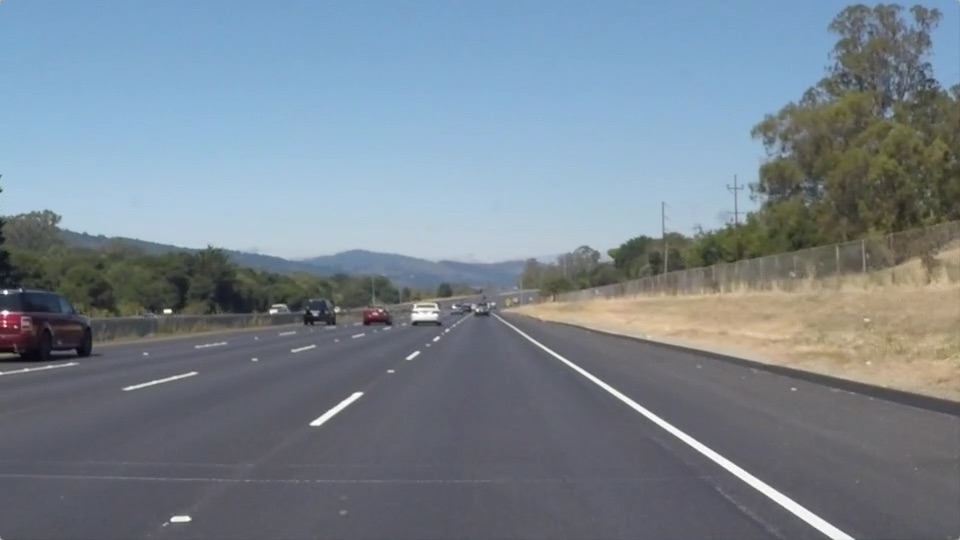
#> input picture solidWhiteRight.jpg, 960 x 540 px
$ python 222.py
#> lines starting #> are read from the running program, lines starting #| are printed output that depends on the picture; after the words box and inside, x2 and y2 are one past the last pixel; in counts of white or black regions, pixels touching at a corner belong together
import math
import numpy as np
import matplotlib.pyplot as plt
import matplotlib.image as mpimg
import cv2

def grayscale(img):
    """Applies the Grayscale transform
    This will return an image with only one color channel
    but NOTE: to see the returned image as grayscale
    (assuming your grayscaled image is called 'gray')
    you should call plt.imshow(gray, cmap='gray')"""
    return cv2.cvtColor(img, cv2.COLOR_RGB2GRAY)
    # Or use BGR2GRAY if you read an image with cv2.imread()
    # return cv2.cvtColor(img, cv2.COLOR_BGR2GRAY)

def canny(img, low_threshold, high_threshold):
    """Applies the Canny transform"""
    return cv2.Canny(img, low_threshold, high_threshold)

def gaussian_blur(img, kernel_size):
    """Applies a Gaussian Noise kernel"""
    return cv2.GaussianBlur(img, (kernel_size, kernel_size), 0)

def region_of_interest(img, vertices):
    """
    Applies an image mask.

    Only keeps the region of the image defined by the polygon
    formed from `vertices`. The rest of the image is set to black.
    `vertices` should be a numpy array of integer points.
    """
    #defining a blank mask to start with
    mask = np.zeros_like(img)

    #defining a 3 channel or 1 channel color to fill the mask with depending on the input image
    if len(img.shape) > 2:
        channel_count = img.shape[2]  # i.e. 3 or 4 depending on your image
        ignore_mask_color = (255,) * channel_count
    else:
        ignore_mask_color = 255

    #filling pixels inside the polygon defined by "vertices" with the fill color
    cv2.fillPoly(mask, vertices, ignore_mask_color)

    #returning the image only where mask pixels are nonzero
    masked_image = cv2.bitwise_and(img, mask)
    return masked_image


def iu(img,x,y,color,thickness):
    """
    if len(x) ==0:
        return
    k = np.polyfit(x,y,1)
    m = k[0]
    b = k[1]

    Y1 = img.shape[0]
    Y2 = 320

    X1 = int((Y1-b)/m)
    X2 = int((Y2-b)/m)
    cv2.line(img,(X1,Y1),(X2,Y2),color,thickness)
    """
    if len(x) == 0:
        return

    lineParameters = np.polyfit(x, y, 1)

    m = lineParameters[0]
    b = lineParameters[1]

    maxY = img.shape[0]
    maxX = img.shape[1]
    y1 = maxY
    x1 = int((y1 - b)/m)
    y2 = int((maxY/2)) + 60
    x2 = int((y2 - b)/m)
    cv2.line(img, (x1, y1), (x2, y2), color, thickness)

def draw_lines(img, lines, color=[255, 0, 0], thickness=2):
    """
    NOTE: this is the function you might want to use as a starting point once you want to
    average/extrapolate the line segments you detect to map out the full
    extent of the lane (going from the result shown in raw-lines-example.mp4
    to that shown in P1_example.mp4).

    Think about things like separating line segments by their
    slope ((y2-y1)/(x2-x1)) to decide which segments are part of the left
    line vs. the right line.  Then, you can average the position of each of
    the lines and extrapolate to the top and bottom of the lane.

    This function draws `lines` with `color` and `thickness`.
    Lines are drawn on the image inplace (mutates the image).
    If you want to make the lines semi-transparent, think about combining
    this function with the weighted_img() function below
    """
    Rx = []
    Ry = []
    Lx = []
    Ly = []

    for line in lines:
        for x1,y1,x2,y2 in line:
            #cv2.line(img, (x1, y1), (x2, y2), color, thickness)
            m = ((y1 - y2)/(x1 - x2))
            if m<0:
                Lx.append(x1)
                Ly.append(y1)
                Lx.append(x2)
                Ly.append(y2)
            else:
                Rx.append(x1)
                Ry.append(y1)
                Rx.append(x2)
                Ry.append(y2)

    iu(img,Lx,Ly,(255,255,255),20)
    iu(img,Rx,Ry,(0,255,0),20)

def hough_lines(img, rho, theta, threshold, min_line_len, max_line_gap):
    """
    `img` should be the output of a Canny transform.

    Returns an image with hough lines drawn.
    """
    lines = cv2.HoughLinesP(img, rho, theta, threshold, np.array([]), minLineLength=min_line_len, maxLineGap=max_line_gap)
    line_img = np.zeros((img.shape[0], img.shape[1], 3), dtype=np.uint8)
    draw_lines(line_img, lines)
    return line_img

# Python 3 has support for cool math symbols.

def weighted_img(img, initial_img, α=0.8, β=1., γ=0.):
    """
    `img` is the output of the hough_lines(), An image with lines drawn on it.
    Should be a blank image (all black) with lines drawn on it.

    `initial_img` should be the image before any processing.

    The result image is computed as follows:

    initial_img * α + img * β + γ
    NOTE: initial_img and img must be the same shape!
    """
    return cv2.addWeighted(initial_img, α, img, β, γ)


image = mpimg.imread('solidWhiteRight.jpg')
#> image is the input picture: shape (540, 960, 3); mean R, G, B 120.3, 132.6, 143.7
gray = grayscale(image)
#> in grayscale, `return cv2.cvtColor(img, cv2.COLOR_RGB2GRAY)`:
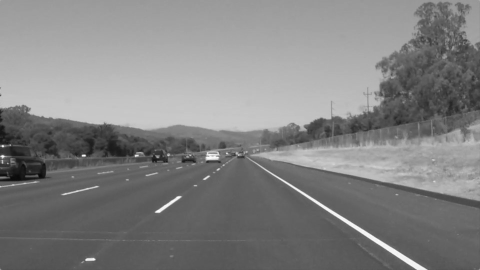
#> returned value: shape (540, 960) (shown at 1/2 size); min 8, max 255, mean 130.1
blur_gray = gaussian_blur(gray, 5)
edges = canny(blur_gray, 50, 120)
#> in canny, `return cv2.Canny(img, low_threshold, high_threshold)`:
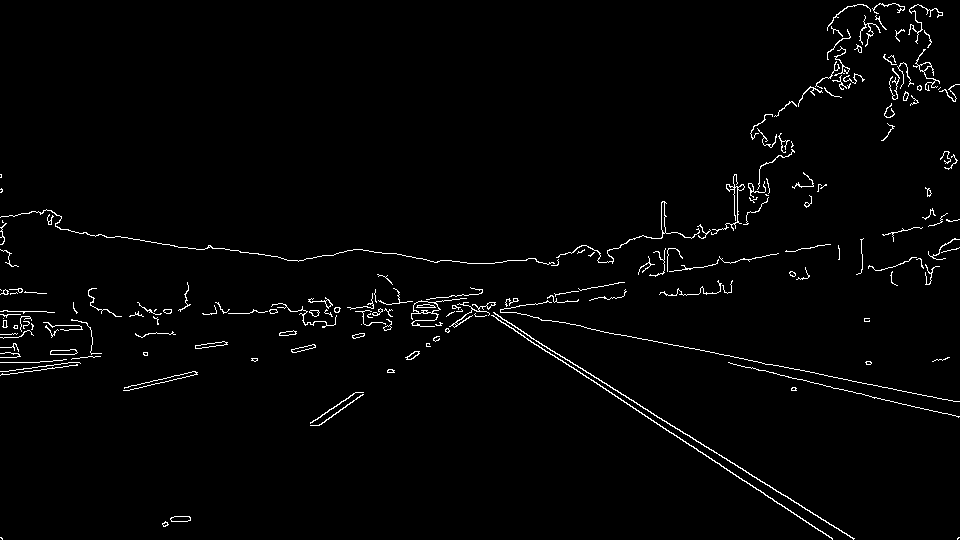
#> returned value: shape (540, 960); 1.9% white in thin lines or dots
im = image.shape
#vertices = np.array([[(0,im[0]), (400,320), (150,320), (im[1], im[0])]], dtype=np.int32)
vertices = np.array([[(130,im[0]),(im[1]/2, (im[0]/2) + 10), (870, im[0])]], dtype=np.int32)
#vertices = np.array([[(0,im[0]),(450, 320), (500, 320),(im[1], im[0])]], dtype=np.int32)
masked_edges = region_of_interest(edges, vertices)
#> in region_of_interest, `cv2.fillPoly(mask, vertices, ignore_mask_color)`:
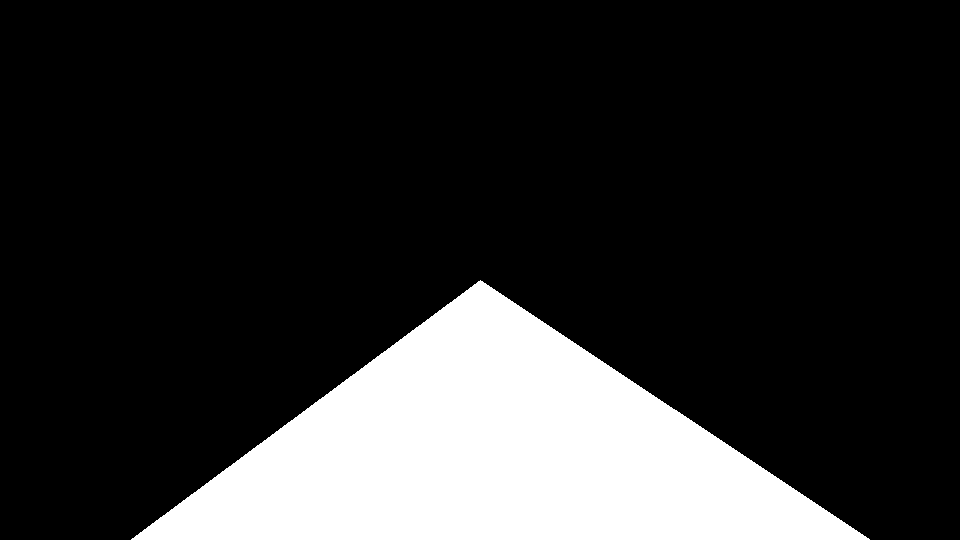
#> mask: shape (540, 960); 18.6% white; 1 white region, box (x1, y1, x2, y2) and area: (131, 280, 870, 540) 96310
#> in region_of_interest, `masked_image = cv2.bitwise_and(img, mask)`:
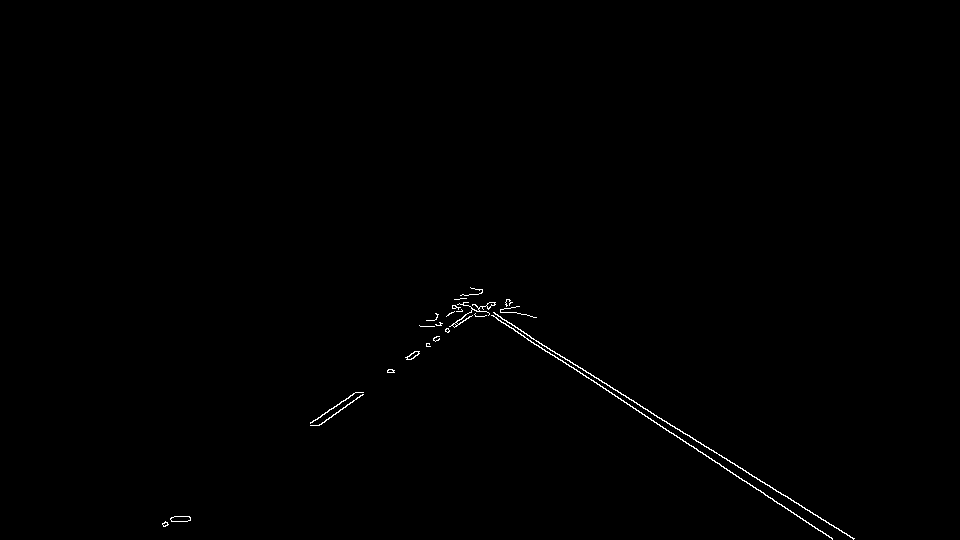
#> masked_image: shape (540, 960); 0.37% white in thin lines or dots, all inside (x1, y1, x2, y2) = (162, 287, 855, 540)
lines = hough_lines(masked_edges, 1, np.pi/180, 90, 15, 18)
#> in hough_lines, `lines = cv2.HoughLinesP(img, rho, theta, threshold, np.array([]), minL..`: lines = [[462, 294, 854, 538], [460, 295, 763, 492], [524, 333, 853, 539], [642, 414, 832, 538], [387, 370, 414, 351], [387, 371, 490, 302]]
#> the loop in draw_lines, `for line in lines:` made 6 passes
#> after the loop in draw_lines, `for line in lines:`: Lx = [387, 414, 387, 490]; Ly = [370, 351, 371, 302]; Rx = [462, 854, 460, 763, 524, 853, 642, 832]; Ry = [294, 538, 295, 492, 333, 539, 414, 538]
#> in iu, `lineParameters = np.polyfit(x, y, 1)`: lineParameters = [-0.664, 627]
#> in iu, `m = lineParameters[0]`: m = -0.664
#> in iu, `b = lineParameters[1]`: b = 627
#> in iu, `x1 = int((y1 - b)/m)`: x1 = 131
#> in iu, `x2 = int((y2 - b)/m)`: x2 = 447
#> in iu, `cv2.line(img, (x1, y1), (x2, y2), color, thickness)`:
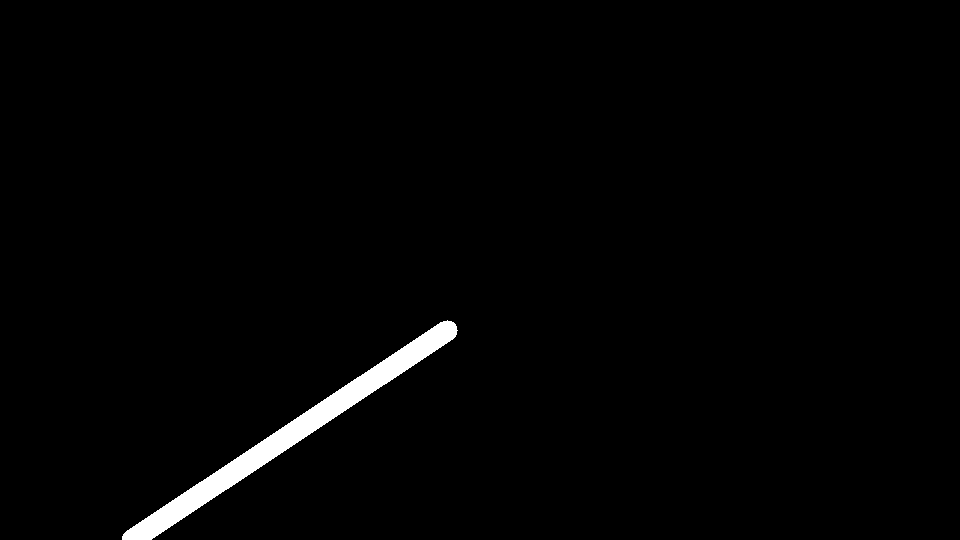
#> img: shape (540, 960, 3); 1.6% white; 1 white region, box (x1, y1, x2, y2) and area: (122, 320, 458, 540) 8101
#> call 2 of iu, with color = (0, 255, 0), thickness = 20
#> in iu (call 2), `lineParameters = np.polyfit(x, y, 1)`: lineParameters = [0.635, 2.68]
#> in iu (call 2), `m = lineParameters[0]`: m = 0.635
#> in iu (call 2), `b = lineParameters[1]`: b = 2.68
#> in iu (call 2), `x1 = int((y1 - b)/m)`: x1 = 846
#> in iu (call 2), `x2 = int((y2 - b)/m)`: x2 = 515
#> in iu (call 2), `cv2.line(img, (x1, y1), (x2, y2), color, thickness)`:
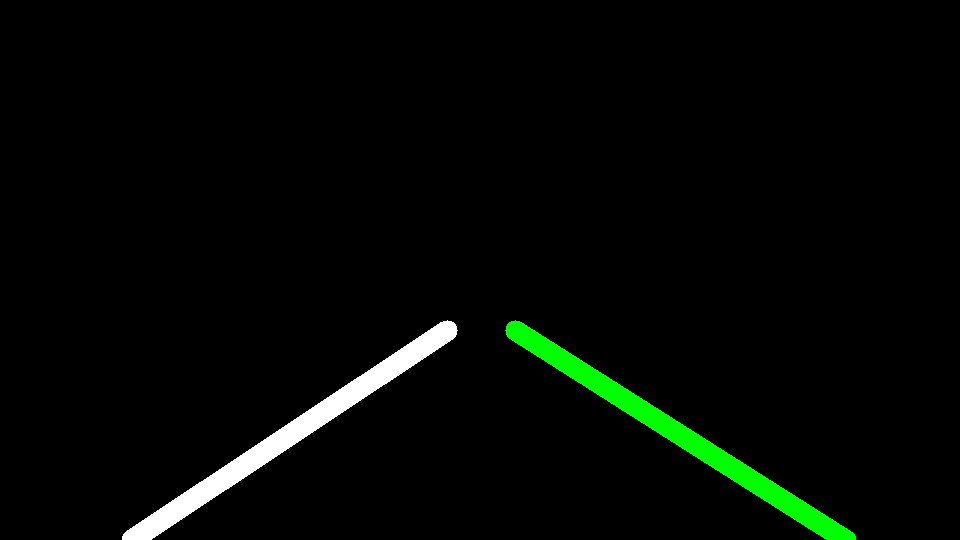
#> img: shape (540, 960, 3); 1.57% of pixels changed, all inside (x1, y1, x2, y2) = (505, 320, 856, 540); drawn as B, G, R
lines_edges = weighted_img(lines, image)
#> in weighted_img, `return cv2.addWeighted(initial_img, α, img, β, γ)`:
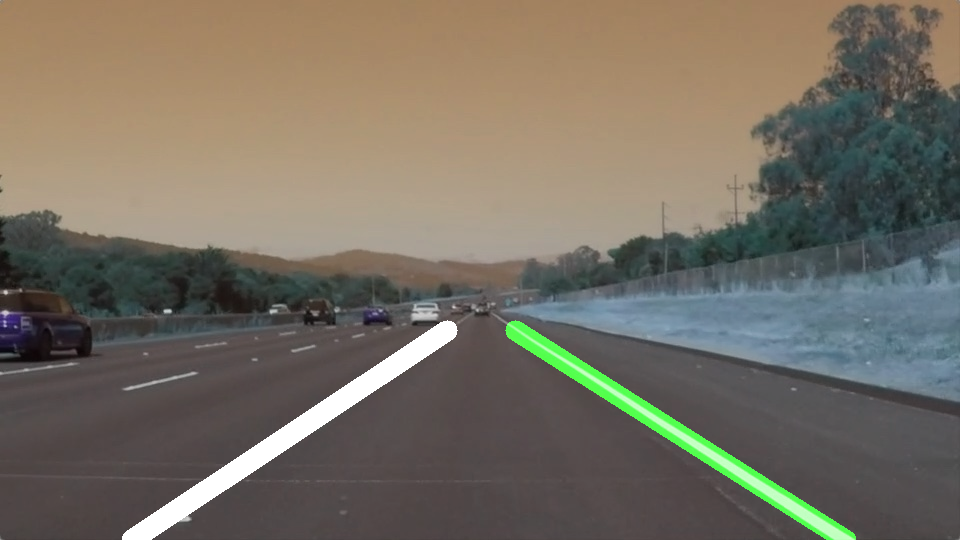
#> returned value: shape (540, 960, 3); mean of channels 0, 1, 2 98.9, 110.9, 117.5; drawn as B, G, R
plt.imshow(lines_edges)
plt.show()

$ run again, with bridge_shadow.jpg copied over solidWhiteRight.jpg
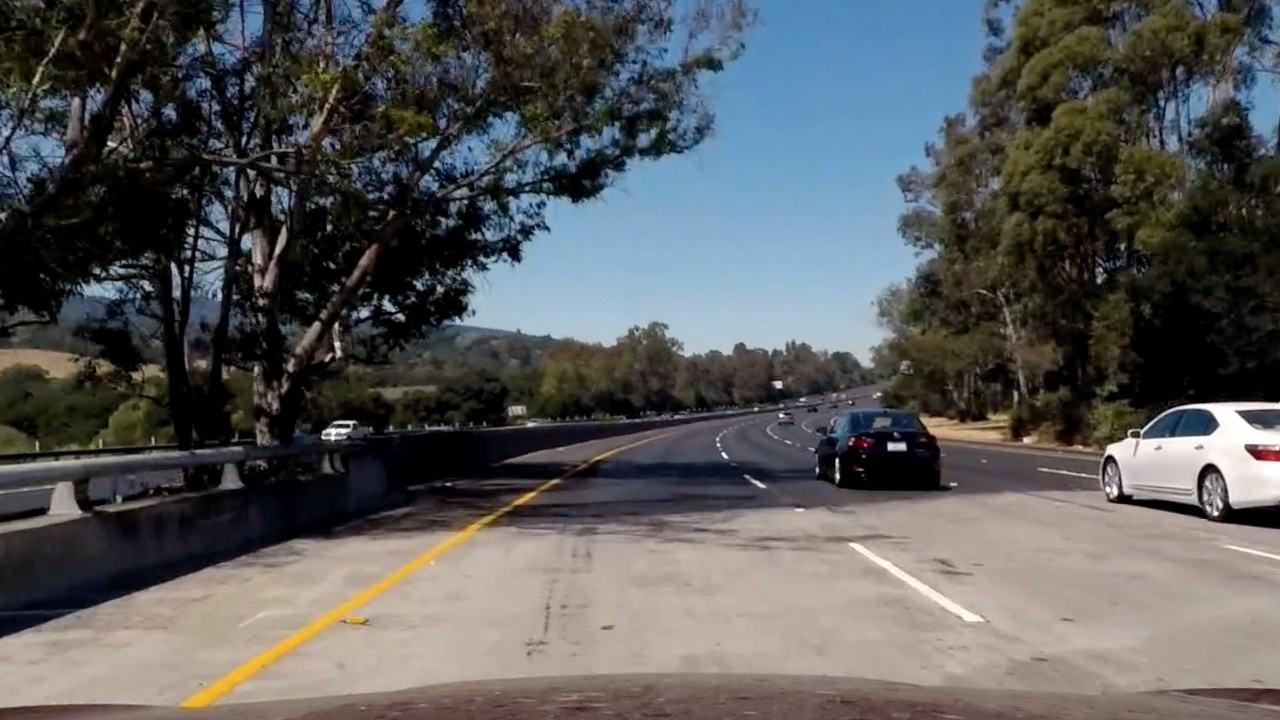
#> input picture bridge_shadow.jpg, 1280 x 720 px
#> image is the input picture: shape (720, 1280, 3); mean R, G, B 89.7, 90.6, 90.8
#> mask: shape (720, 1280); 14.1% white; 1 white region, box (x1, y1, x2, y2) and area: (131, 370, 871, 720) 129755
#> in region_of_interest, `masked_image = cv2.bitwise_and(img, mask)`:
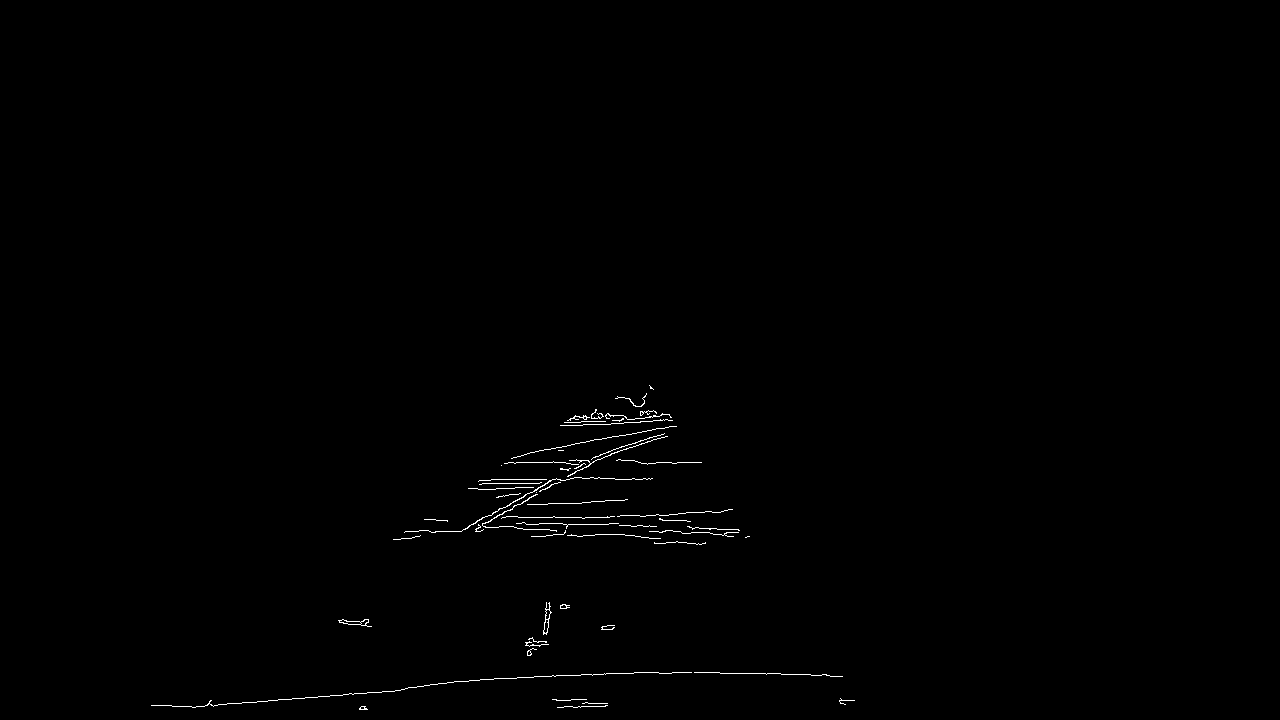
#> masked_image: shape (720, 1280); 0.42% white in thin lines or dots, all inside (x1, y1, x2, y2) = (151, 385, 855, 710)
#> lines = [[192, 707, 369, 692], [672, 672, 826, 674], [447, 682, 640, 672], [644, 516, 677, 514], [522, 522, 599, 524], [508, 462, 593, 462], [491, 479, 569, 479], [482, 517, 609, 517], [645, 431, 670, 417], [482, 524, 625, 445], [546, 535, 624, 534]]
#> the loop in draw_lines, `for line in lines:` made 11 passes
#> after the loop in draw_lines, `for line in lines:`: Lx = [192, 369, 447, 640, 644, 677, 645, 670, 482, 625, 546, 624]; Ly = [707, 692, 682, 672, 516, 514, 431, 417, 524, 445, 535, 534]; Rx = [672, 826, 522, 599, 508, 593, 491, 569, 482, 609]; Ry = [672, 674, 522, 524, 462, 462, 479, 479, 517, 517]
#> lineParameters = [-0.519, 839.8]
#> m = -0.519
#> b = 839.8
#> x1 = 230
#> x2 = 808
#> img: shape (720, 1280, 3); 1.5% white; 1 white region, box (x1, y1, x2, y2) and area: (221, 410, 819, 720) 13898
#> img: shape (720, 1280, 3); mean of channels 0, 1, 2 3.7, 7.1, 3.7
#> in weighted_img, `return cv2.addWeighted(initial_img, α, img, β, γ)`:
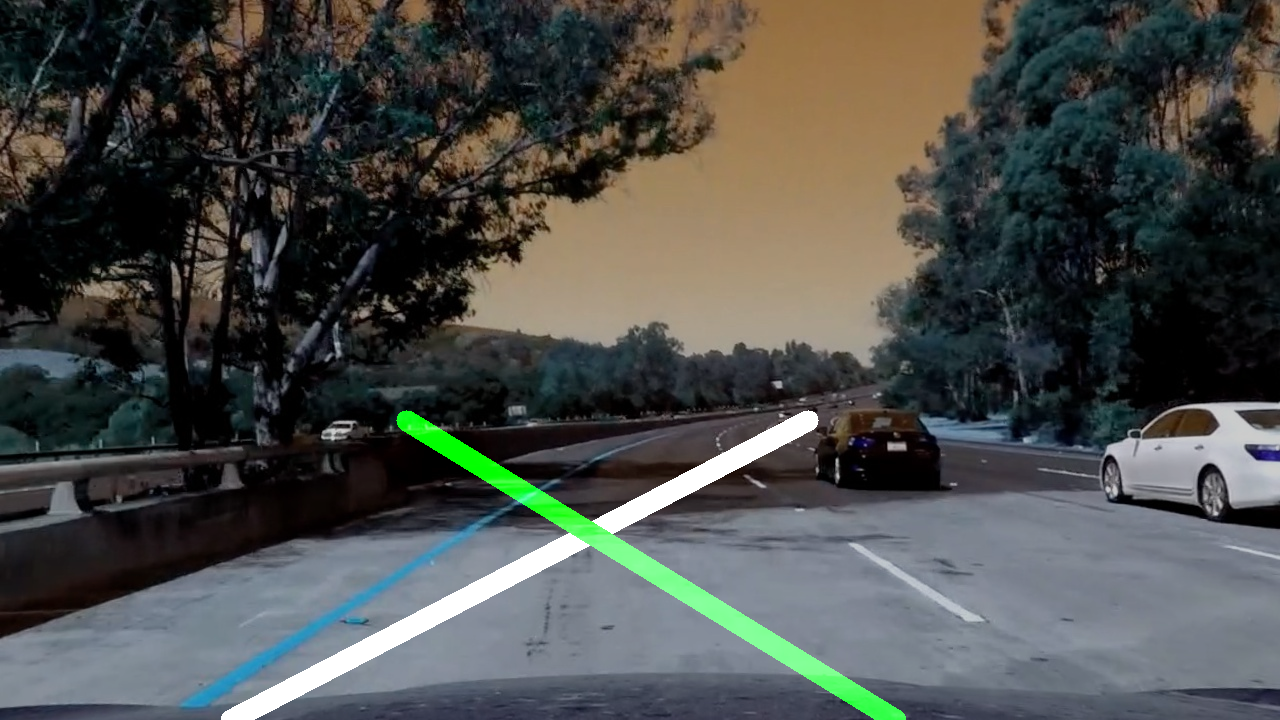
#> returned value: shape (720, 1280, 3); mean of channels 0, 1, 2 73.9, 77, 74.8; drawn as B, G, R
